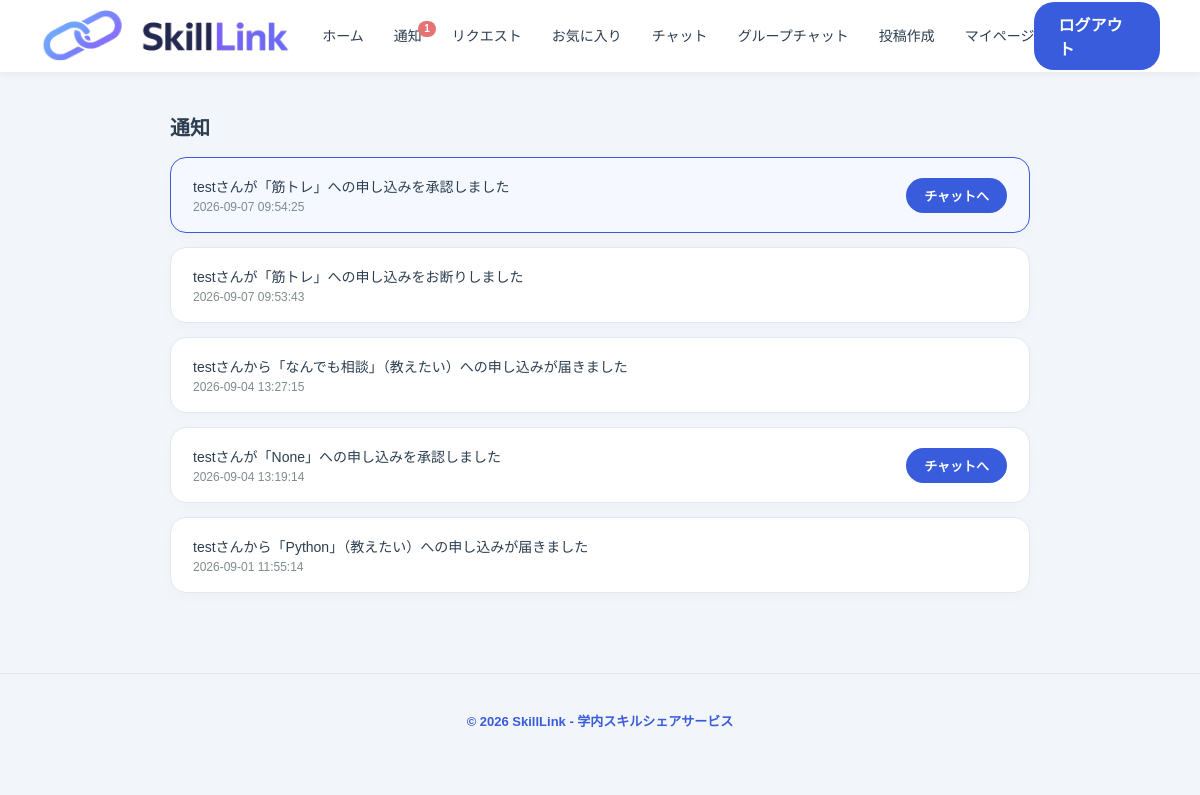
The app's page /notifications (signed in), older data.
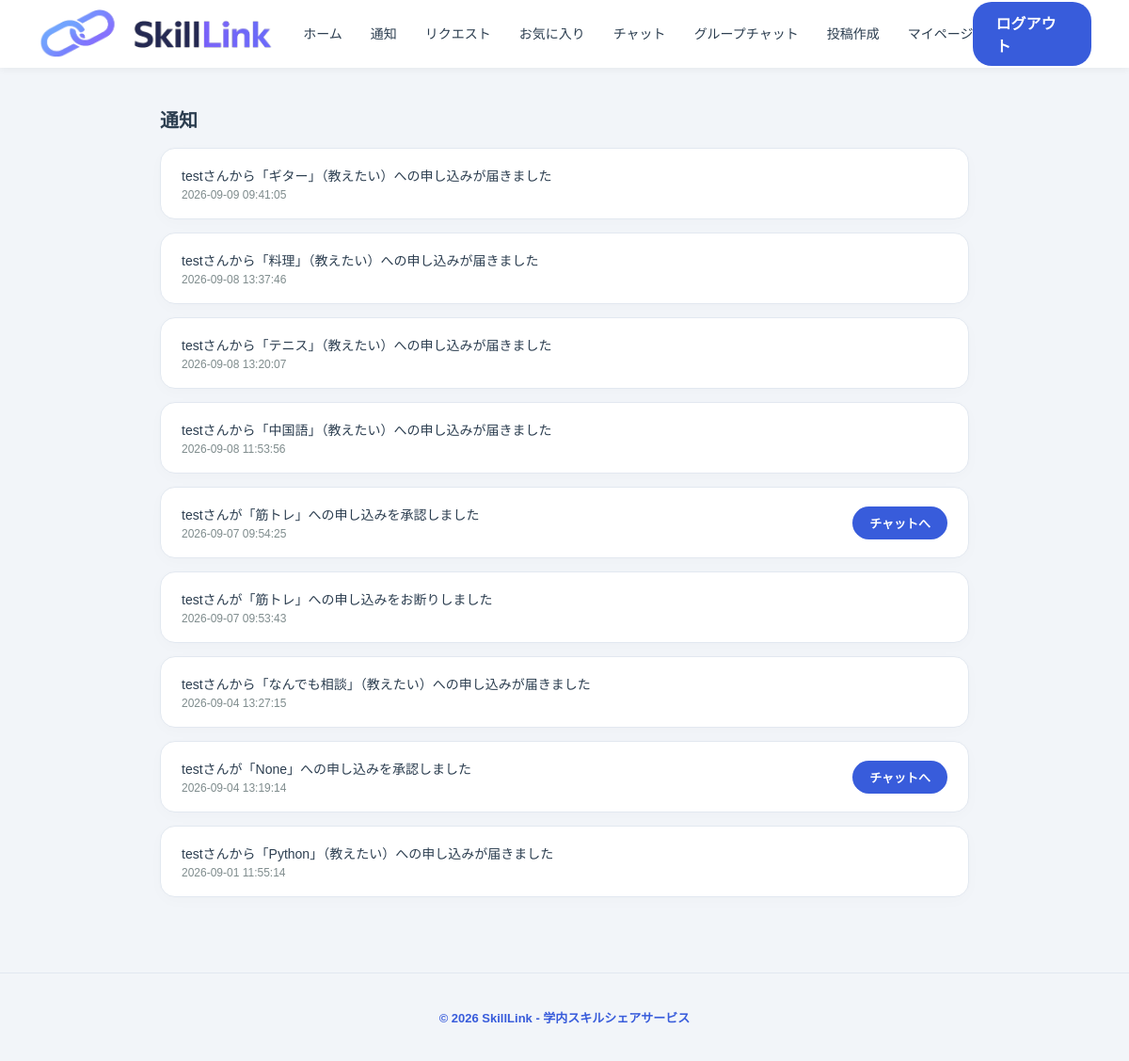
The same page, newer data.
### tables this page shows
CREATE TABLE notifications (
            notification_id INTEGER PRIMARY KEY AUTOINCREMENT,
            user_id     INTEGER NOT NULL REFERENCES users(user_id),
            type        TEXT NOT NULL,
            related_id  INTEGER,
            is_read     INTEGER NOT NULL DEFAULT 0,
            created_at  TEXT DEFAULT (datetime('now','localtime'))
        );

### routes/notifications.py (the view)
@notifications_bp.route('/notifications')
def list_notifications():
    user_id = session.get('user_id')
    if not user_id:
        return redirect('/login')
    db = get_db()
    rows = db.execute("""
        SELECT
            n.notification_id, n.type, n.related_id, n.is_read, n.created_at,
            r.request_id, r.status, r.room_id,
            requester.name AS requester_name,
            receiver.name AS receiver_name,
            s.skill_name, p.post_type,
            CASE WHEN rev.review_id IS NOT NULL THEN 1 ELSE 0 END AS has_reviewed,
            pr.request_id AS project_request_id,
            pr.status AS project_request_status,
            proj.project_id AS project_id,
            proj.project_name AS project_name,
            proj.group_room_id AS group_room_id,
            applicant.name AS applicant_name
        FROM notifications n
        LEFT JOIN requests r ON n.related_id = r.request_id
        LEFT JOIN posts p ON r.post_id = p.post_id
        LEFT JOIN skills s ON p.skill_id = s.skill_id
        LEFT JOIN users requester ON r.requester_id = requester.user_id
        LEFT JOIN users receiver ON r.receiver_id = receiver.user_id
        LEFT JOIN reviews rev ON rev.request_id = r.request_id AND rev.reviewer_id = ?
        LEFT JOIN project_requests pr
            ON n.type = 'new_project_request' AND n.related_id = pr.request_id
        LEFT JOIN projects proj
            ON (n.type = 'new_project_request' AND pr.project_id = proj.project_id)
            OR (n.type IN ('project_request_accepted', 'project_request_declined')
                AND n.related_id = proj.project_id)
        LEFT JOIN users applicant ON pr.applicant_id = applicant.user_id
        WHERE n.user_id = ?
        ORDER BY n.created_at DESC
    """, (user_id, user_id)).fetchall()
    notifications = []
    for row in rows:
        item = dict(row)
        if row['type'] == 'new_request':
            item['message'] = f"{row['requester_name']}さんから「{row['skill_name']}」（{row['post_type']}）への申し込みが届きました"
        elif row['type'] == 'request_accepted':
            item['message'] = f"{row['receiver_name']}さんが「{row['skill_name']}」への申し込みを承認しました"
        elif row['type'] == 'request_declined':
            item['message'] = f"{row['receiver_name']}さんが「{row['skill_name']}」への申し込みをお断りしました"
        elif row['type'] == 'session_completed':
            item['message'] = f"{row['requester_name']}さんとの「{row['skill_name']}」のセッションが完了しました"
        elif row['type'] == 'completion_pending':
            item['message'] = f"{row['requester_name'] if row['status'] else ''}チャット終了の申請が届いています。あなたも「チャット終了」を押すと完了します"
        elif row['type'] == 'new_review':
            item['message'] = f"「{row['skill_name']}」のセッションについて評価が届きました"
        elif row['type'] == 'awaiting_review':
            item['message'] = f"「{row['skill_name']}」のセッションが完了しました。評価をお願いします"
        elif row['type'] == 'awaiting_review_teacher':
            item['message'] = f"「{row['skill_name']}」のセッションが完了しました。{row['requester_name']}さんからの評価をお待ちください"
        elif row['type'] == 'new_project_request':
            proj_name = row['project_name'] or '削除されたプロジェクト'
            applicant_name = row['applicant_name'] or '不明なユーザー'
            item['message'] = f"{applicant_name}さんから「{proj_name}」への参加申請が届きました"
        elif row['type'] == 'project_request_accepted':
            proj_name = row['project_name'] or '削除されたプロジェクト'
            item['message'] = f"「{proj_name}」への参加申請が承認されました！グループチャットに参加できます"
        elif row['type'] == 'project_request_declined':
            proj_name = row['project_name'] or '削除されたプロジェクト'
            item['message'] = f"「{proj_name}」への参加申請はお断りされました"
        else:
            item['message'] = "通知があります"
        notifications.append(item)
    db.execute("UPDATE notifications SET is_read = 1 WHERE user_id = ? AND is_read = 0", (user_id,))
    db.commit()
    return render_template('notifications.html', notifications=notifications)

### app.py (called while the page is built)
@app.after_request
def add_header(response):
    response.headers['Cache-Control'] = (
        'no-store, no-cache, must-revalidate, post-check=0, pre-check=0,'
        ' max-age=0'
    )
    response.headers['Pragma'] = 'no-cache'
    response.headers['Expires'] = '0'
    return response

@app.context_processor
def inject_unread_notifications():
    if 'user_id' in session:
        db = get_db()
        count = db.execute(
            'SELECT COUNT(*) FROM notifications WHERE user_id = ? AND is_read'
            ' = 0',
            (session['user_id'],),
        ).fetchone()[0]
        return {'unread_notifications': count}
    return {'unread_notifications': 0}

### routes/auth.py (called while the page is built)
def connect_db():
    rv = sqlite3.connect(DATABASE, timeout=20.0)
    rv.row_factory = sqlite3.Row
    return rv

def get_db():
    if not hasattr(g, 'sqlite_db'):
        g.sqlite_db = connect_db()
    return g.sqlite_db

### templates/notifications.html (shortened to what this page needs)
<!DOCTYPE html>
<html lang="ja">
<head>
<link rel="stylesheet" href="{{ url_for('static', filename='css/variables.css') }}">
<link rel="stylesheet" href="{{ url_for('static', filename='css/header.css') }}">
<link rel="stylesheet" href="{{ url_for('static', filename='css/footer.css') }}">
<link rel="stylesheet" href="{{ url_for('static', filename='css/request_list.css') }}">
</head>
<body>
    {% include 'header.html' %}
    <div class="container">
        <h2>通知</h2>
        {% if notifications %}
            <div class="request-list">
                {% for n in notifications %}
                    <div class="request-card {% if not n.is_read %}is-unread{% endif %}">
                        <div class="request-info">
                            <p class="request-title">{{ n.message }}</p>
                            <p class="request-meta">{{ n.created_at }}</p>
                        </div>
                        {% if n.type == 'new_request' and n.status == 'pending' %}
                            <div class="request-actions">
                                <form action="{{ url_for('requests_bp.accept_request', request_id=n.request_id) }}" method="POST">
                                    <button type="submit" class="btn">承認</button>
                                </form>
                                <form action="{{ url_for('requests_bp.decline_request', request_id=n.request_id) }}" method="POST">
                                    <button type="submit" class="btn btn-outline">拒否</button>
                                </form>
                            </div>
                        {% elif n.type == 'request_accepted' and n.room_id %}
                            <div class="request-actions">
                                <a href="{{ url_for('chat.chat_room', room_id=n.room_id) }}" class="btn">チャットへ</a>
                            </div>
                        {% elif n.type == 'session_completed' %}
                        {% elif n.type == 'completion_pending' and n.room_id %}
                            <div class="request-actions">
                                <a href="{{ url_for('chat.chat_room', room_id=n.room_id) }}" class="btn">チャットへ</a>
                            </div>
                        {% elif n.type == 'new_review' %}
                            <div class="request-actions">
                                <a href="/profile" class="btn">評価を見る</a>
                            </div>
                        {% endif %}
                    </div>
                {% endfor %}
            </div>
        {% else %}
            <p class="empty-state">通知はまだありません。</p>
        {% endif %}
    </div>
    {% include 'footer.html' %}
</body>
</html>

Row changes from the older to the newer data that the page shows:
added notifications: message "testさんから「ギター」（教えたい）への申し込みが届きました", created_at "2026-09-09 09:41:05"
added notifications: message "testさんから「料理」（教えたい）への申し込みが届きました", created_at "2026-09-08 13:37:46"
added notifications: message "testさんから「テニス」（教えたい）への申し込みが届きました", created_at "2026-09-08 13:20:07"
added notifications: message "testさんから「中国語」（教えたい）への申し込みが届きました", created_at "2026-09-08 11:53:56"
changed notifications (number 5 of 9 on the later page): is_read 0 → 1 (drawn)
Text that changed along with them:
{{ unread_notifications }}: "1" → (not shown)
